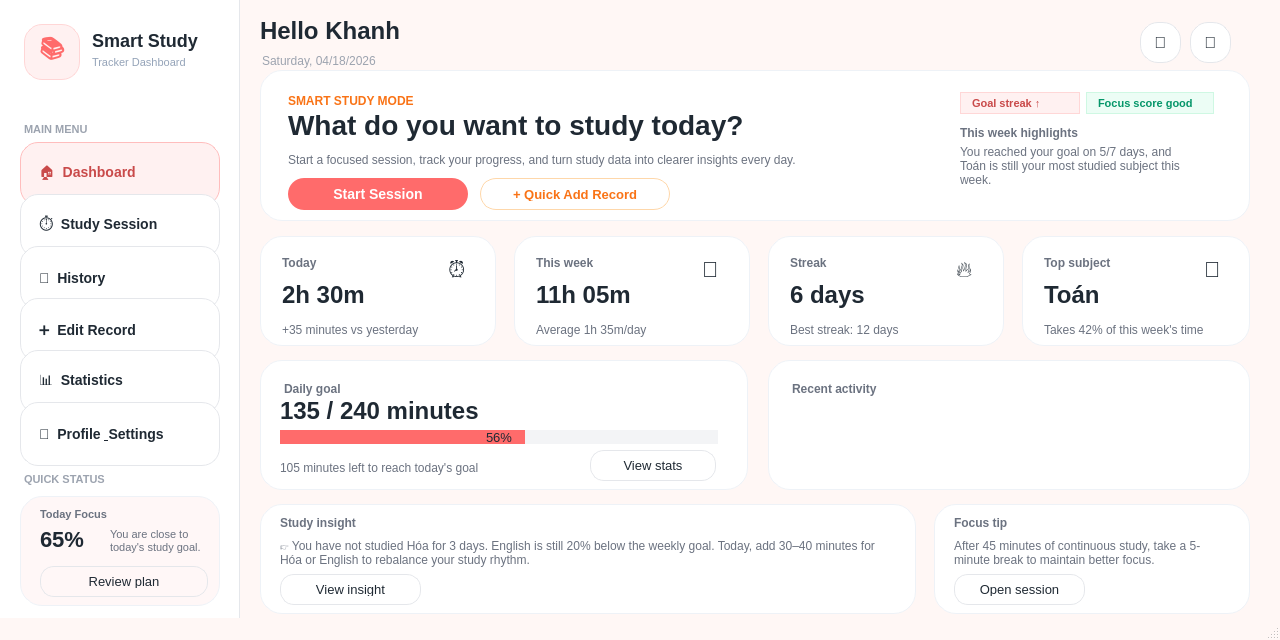
<?xml version="1.0" encoding="UTF-8"?>
<ui version="4.0">
 <class>DashboardWindow</class>
 <widget class="QMainWindow" name="DashboardWindow">
  <property name="geometry">
   <rect>
    <x>0</x>
    <y>0</y>
    <width>1280</width>
    <height>640</height>
   </rect>
  </property>
  <property name="minimumSize">
   <size>
    <width>1280</width>
    <height>640</height>
   </size>
  </property>
  <property name="windowTitle">
   <string>Smart Study Tracker - Dashboard</string>
  </property>
  <property name="styleSheet">
   <string notr="true">
QMainWindow {
    background-color: #FFF7F5;
}

QWidget {
    font-family: &quot;Segoe UI&quot;;
    color: #1F2933;
    font-size: 13px;
}

QFrame#Sidebar {
    background-color: #FFFFFF;
    border-right: 1px solid #E5E7EB;
}

QFrame#TopBar {
    background-color: transparent;
    border: none;
}

QFrame#HeroCard,
QFrame#CardTodayTime,
QFrame#CardWeekTime,
QFrame#CardStreak,
QFrame#CardTopSubject,
QFrame#GoalCard,
QFrame#RecentCard,
QFrame#InsightCard,
QFrame#MiniTipCard,
QFrame#SidebarStatusCard {
    background-color: #FFFFFF;
    border: 1px solid #EEF2F7;
    border-radius: 22px;
}

QFrame#HeroCard:hover,
QFrame#CardTodayTime:hover,
QFrame#CardWeekTime:hover,
QFrame#CardStreak:hover,
QFrame#CardTopSubject:hover,
QFrame#GoalCard:hover,
QFrame#RecentCard:hover,
QFrame#InsightCard:hover,
QFrame#SidebarStatusCard:hover,
QFrame#MiniTipCard:hover {
    border: 1px solid #FFD0D0;
}

QPushButton {
    background-color: #FFFFFF;
    border: 1px solid #E5E7EB;
    border-radius: 14px;
    padding: 8px 12px;
    color: #1F2933;
}

QPushButton:hover {
    background-color: #FFF1F1;
    border: 1px solid #FF6B6B;
}

QPushButton:pressed {
    background-color: #FFE4E4;
}

QPushButton#BtnDashboard {
    background-color: #FFF1F1;
    border: 1px solid #FFBDBD;
    color: #C94A4A;
    font-weight: 700;
}

QPushButton#BtnStartSession {
    background-color: #FF6B6B;
    color: #FFFFFF;
    border: none;
    font-size: 14px;
    font-weight: 700;
    border-radius: 16px;
}

QPushButton#BtnStartSession:hover {
    background-color: #E85A5A;
}

QPushButton#BtnQuickAddRecord {
    background-color: #FFFFFF;
    color: #F97316;
    border: 1px solid #FED7AA;
    font-weight: 700;
    border-radius: 16px;
}

QPushButton#BtnQuickAddRecord:hover {
    background-color: #FFF7ED;
    border: 1px solid #F97316;
}

QPushButton#BtnBell,
QPushButton#BtnAvatar {
    background-color: #FFFFFF;
    border: 1px solid #E5E7EB;
    border-radius: 18px;
    font-size: 16px;
}

QPushButton#BtnBell:hover,
QPushButton#BtnAvatar:hover {
    background-color: #FFF1F1;
}

QPushButton#BtnDashboard,
QPushButton#BtnSession,
QPushButton#BtnHistory,
QPushButton#BtnEditRecord,
QPushButton#BtnStats,
QPushButton#BtnProfile {
    text-align: left;
    padding-left: 18px;
    min-height: 46px;
    font-size: 14px;
    font-weight: 500;
    border-radius: 18px;
}

QLabel#lblSidebarStatusTitle,
QLabel#lblSidebarStatusValue,
QLabel#lblSidebarStatusSub {
    background: transparent;
    border: none;
}

QLabel#lblSidebarAppTitle {
    font-size: 18px;
    font-weight: 800;
}

QLabel#lblSidebarSubTitle {
    color: #94A3B8;
    font-size: 11px;
}

QLabel#lblSectionMenu,
QLabel#lblSectionStatus {
    color: #9CA3AF;
    font-size: 11px;
    font-weight: 700;
}

QLabel#lblGreeting {
    font-size: 24px;
    font-weight: 800;
}

QLabel#lblDateToday {
    color: #9CA3AF;
    font-size: 12px;
}

QLabel#lblHeroEyebrow {
    color: #F97316;
    font-size: 12px;
    font-weight: 700;
}

QLabel#lblHeroTitle {
    font-size: 28px;
    font-weight: 800;
}

QLabel#lblHeroSubtitle,
QLabel#lblTodaySub,
QLabel#lblWeekSub,
QLabel#lblStreakSub,
QLabel#lblTopSubjectSub,
QLabel#lblGoalRemaining,
QLabel#lblInsightBody,
QLabel#lblMiniTipBody {
    color: #6B7280;
    font-size: 12px;
}

QLabel#lblCardTitleToday,
QLabel#lblCardTitleWeek,
QLabel#lblCardTitleStreak,
QLabel#lblCardTitleTopSubject,
QLabel#lblGoalTitle,
QLabel#lblRecentTitle,
QLabel#lblInsightTitle,
QLabel#lblMiniTipTitle {
    color: #6B7280;
    font-size: 12px;
    font-weight: 700;
}

QLabel#lblTodayValue,
QLabel#lblWeekValue,
QLabel#lblStreakValue,
QLabel#lblTopSubjectValue,
QLabel#lblGoalProgressText {
    font-size: 24px;
    font-weight: 800;
}

QProgressBar {
    border: none;
    background-color: #F3F4F6;
    border-radius: 10px;
    text-align: center;
    color: #1F2933;
    height: 12px;
}

QProgressBar::chunk {
    background-color: #FF6B6B;
    border-radius: 10px;
}

QListWidget {
    background-color: transparent;
    border: none;
    outline: 0;
}

QListWidget::item {
    background-color: #FFF7F7;
    border: 1px solid #FDE2E2;
    border-radius: 12px;
    padding: 10px;
    margin-bottom: 8px;
}

QListWidget::item:hover {
    background-color: #FFF1F1;
    border: 1px solid #FFCACA;
}
   </string>
  </property>
  <widget class="QWidget" name="centralwidget">
   <widget class="QFrame" name="Sidebar">
    <property name="geometry">
     <rect>
      <x>0</x>
      <y>0</y>
      <width>240</width>
      <height>640</height>
     </rect>
    </property>
    <widget class="QLabel" name="lblSidebarLogo">
     <property name="geometry">
      <rect>
       <x>24</x>
       <y>24</y>
       <width>56</width>
       <height>56</height>
      </rect>
     </property>
     <property name="styleSheet">
      <string notr="true">background-color:#FFF1F1; border:1px solid #FFD6D6; border-radius:18px; font-size:24px; font-weight:700; color:#FF6B6B;</string>
     </property>
     <property name="text">
      <string>📚</string>
     </property>
     <property name="alignment">
      <set>Qt::AlignCenter</set>
     </property>
    </widget>
    <widget class="QLabel" name="lblSidebarAppTitle">
     <property name="geometry">
      <rect>
       <x>92</x>
       <y>28</y>
       <width>130</width>
       <height>24</height>
      </rect>
     </property>
     <property name="text">
      <string>Smart Study</string>
     </property>
    </widget>
    <widget class="QLabel" name="lblSidebarSubTitle">
     <property name="geometry">
      <rect>
       <x>92</x>
       <y>54</y>
       <width>120</width>
       <height>16</height>
      </rect>
     </property>
     <property name="text">
      <string>Tracker Dashboard</string>
     </property>
    </widget>
    <widget class="QLabel" name="lblSectionMenu">
     <property name="geometry">
      <rect>
       <x>24</x>
       <y>120</y>
       <width>120</width>
       <height>18</height>
      </rect>
     </property>
     <property name="text">
      <string>MAIN MENU</string>
     </property>
    </widget>
    <widget class="QPushButton" name="BtnDashboard">
     <property name="geometry">
      <rect>
       <x>20</x>
       <y>142</y>
       <width>200</width>
       <height>64</height>
      </rect>
     </property>
     <property name="text">
      <string>🏠  Dashboard</string>
     </property>
    </widget>
    <widget class="QPushButton" name="BtnSession">
     <property name="geometry">
      <rect>
       <x>20</x>
       <y>194</y>
       <width>200</width>
       <height>64</height>
      </rect>
     </property>
     <property name="text">
      <string>⏱  Study Session</string>
     </property>
    </widget>
    <widget class="QPushButton" name="BtnHistory">
     <property name="geometry">
      <rect>
       <x>20</x>
       <y>246</y>
       <width>200</width>
       <height>64</height>
      </rect>
     </property>
     <property name="text">
      <string>📜  History</string>
     </property>
    </widget>
    <widget class="QPushButton" name="BtnEditRecord">
     <property name="geometry">
      <rect>
       <x>20</x>
       <y>298</y>
       <width>200</width>
       <height>64</height>
      </rect>
     </property>
     <property name="text">
      <string>➕  Edit Record</string>
     </property>
    </widget>
    <widget class="QPushButton" name="BtnStats">
     <property name="geometry">
      <rect>
       <x>20</x>
       <y>350</y>
       <width>200</width>
       <height>64</height>
      </rect>
     </property>
     <property name="text">
      <string>📊  Statistics</string>
     </property>
    </widget>
    <widget class="QPushButton" name="BtnProfile">
     <property name="geometry">
      <rect>
       <x>20</x>
       <y>402</y>
       <width>200</width>
       <height>64</height>
      </rect>
     </property>
     <property name="text">
      <string>👤  Profile &amp; Settings</string>
     </property>
    </widget>
    <widget class="QLabel" name="lblSectionStatus">
     <property name="geometry">
      <rect>
       <x>24</x>
       <y>470</y>
       <width>120</width>
       <height>18</height>
      </rect>
     </property>
     <property name="text">
      <string>QUICK STATUS</string>
     </property>
    </widget>
    <widget class="QFrame" name="SidebarStatusCard">
     <property name="geometry">
      <rect>
       <x>20</x>
       <y>496</y>
       <width>200</width>
       <height>110</height>
      </rect>
     </property>
     <property name="styleSheet">
      <string notr="true">background-color: #FFF7F7;</string>
     </property>
     <widget class="QLabel" name="lblSidebarStatusTitle">
      <property name="geometry">
       <rect>
        <x>20</x>
        <y>10</y>
        <width>120</width>
        <height>16</height>
       </rect>
      </property>
      <property name="styleSheet">
       <string notr="true">color:#6B7280; font-size:11px; font-weight:700;</string>
      </property>
      <property name="text">
       <string>Today Focus</string>
      </property>
     </widget>
     <widget class="QLabel" name="lblSidebarStatusValue">
      <property name="geometry">
       <rect>
        <x>20</x>
        <y>30</y>
        <width>140</width>
        <height>26</height>
       </rect>
      </property>
      <property name="styleSheet">
       <string notr="true">font-size:22px; font-weight:800; color:#1F2933;</string>
      </property>
      <property name="text">
       <string>65%</string>
      </property>
     </widget>
     <widget class="QLabel" name="lblSidebarStatusSub">
      <property name="geometry">
       <rect>
        <x>90</x>
        <y>30</y>
        <width>101</width>
        <height>30</height>
       </rect>
      </property>
      <property name="styleSheet">
       <string notr="true">color:#6B7280; font-size:11px;</string>
      </property>
      <property name="text">
       <string>You are close to today's study goal.</string>
      </property>
      <property name="wordWrap">
       <bool>true</bool>
      </property>
     </widget>
     <widget class="QPushButton" name="BtnReviewPlan">
      <property name="geometry">
       <rect>
        <x>20</x>
        <y>70</y>
        <width>168</width>
        <height>31</height>
       </rect>
      </property>
      <property name="text">
       <string>Review plan</string>
      </property>
     </widget>
    </widget>
   </widget>
   <widget class="QFrame" name="TopBar">
    <property name="geometry">
     <rect>
      <x>260</x>
      <y>14</y>
      <width>990</width>
      <height>58</height>
     </rect>
    </property>
    <widget class="QLabel" name="lblGreeting">
     <property name="geometry">
      <rect>
       <x>0</x>
       <y>0</y>
       <width>320</width>
       <height>34</height>
      </rect>
     </property>
     <property name="text">
      <string>Hello Khanh</string>
     </property>
    </widget>
    <widget class="QLabel" name="lblDateToday">
     <property name="geometry">
      <rect>
       <x>2</x>
       <y>38</y>
       <width>260</width>
       <height>18</height>
      </rect>
     </property>
     <property name="text">
      <string>Saturday, 04/18/2026</string>
     </property>
    </widget>
    <widget class="QPushButton" name="BtnBell">
     <property name="geometry">
      <rect>
       <x>880</x>
       <y>8</y>
       <width>41</width>
       <height>41</height>
      </rect>
     </property>
     <property name="text">
      <string>🔔</string>
     </property>
    </widget>
    <widget class="QPushButton" name="BtnAvatar">
     <property name="geometry">
      <rect>
       <x>930</x>
       <y>8</y>
       <width>41</width>
       <height>41</height>
      </rect>
     </property>
     <property name="text">
      <string>👤</string>
     </property>
    </widget>
   </widget>
   <widget class="QFrame" name="HeroCard">
    <property name="geometry">
     <rect>
      <x>260</x>
      <y>70</y>
      <width>990</width>
      <height>151</height>
     </rect>
    </property>
    <widget class="QLabel" name="lblHeroEyebrow">
     <property name="geometry">
      <rect>
       <x>28</x>
       <y>22</y>
       <width>160</width>
       <height>18</height>
      </rect>
     </property>
     <property name="text">
      <string>SMART STUDY MODE</string>
     </property>
    </widget>
    <widget class="QLabel" name="lblHeroTitle">
     <property name="geometry">
      <rect>
       <x>28</x>
       <y>38</y>
       <width>480</width>
       <height>34</height>
      </rect>
     </property>
     <property name="text">
      <string>What do you want to study today?</string>
     </property>
    </widget>
    <widget class="QLabel" name="lblHeroSubtitle">
     <property name="geometry">
      <rect>
       <x>28</x>
       <y>74</y>
       <width>540</width>
       <height>32</height>
      </rect>
     </property>
     <property name="text">
      <string>Start a focused session, track your progress, and turn study data into clearer insights every day.</string>
     </property>
     <property name="wordWrap">
      <bool>true</bool>
     </property>
    </widget>
    <widget class="QPushButton" name="BtnStartSession">
     <property name="geometry">
      <rect>
       <x>28</x>
       <y>108</y>
       <width>180</width>
       <height>32</height>
      </rect>
     </property>
     <property name="text">
      <string>Start Session</string>
     </property>
    </widget>
    <widget class="QPushButton" name="BtnQuickAddRecord">
     <property name="geometry">
      <rect>
       <x>220</x>
       <y>108</y>
       <width>190</width>
       <height>32</height>
      </rect>
     </property>
     <property name="text">
      <string>+ Quick Add Record</string>
     </property>
    </widget>
    <widget class="QLabel" name="lblHeroBadge1">
     <property name="geometry">
      <rect>
       <x>700</x>
       <y>22</y>
       <width>120</width>
       <height>22</height>
      </rect>
     </property>
     <property name="styleSheet">
      <string notr="true">background-color:#FFF1F1; color:#C94A4A; border:1px solid #FFD7D7; border-radius:12px; font-size:11px; font-weight:700; padding-left:8px;</string>
     </property>
     <property name="text">
      <string>Goal streak ↑</string>
     </property>
    </widget>
    <widget class="QLabel" name="lblHeroBadge2">
     <property name="geometry">
      <rect>
       <x>826</x>
       <y>22</y>
       <width>128</width>
       <height>22</height>
      </rect>
     </property>
     <property name="styleSheet">
      <string notr="true">background-color:#ECFDF5; color:#059669; border:1px solid #CFF8E3; border-radius:12px; font-size:11px; font-weight:700; padding-left:8px;</string>
     </property>
     <property name="text">
      <string>Focus score good</string>
     </property>
    </widget>
    <widget class="QLabel" name="lblHeroSideTitle">
     <property name="geometry">
      <rect>
       <x>700</x>
       <y>54</y>
       <width>160</width>
       <height>18</height>
      </rect>
     </property>
     <property name="styleSheet">
      <string notr="true">font-size:12px; color:#6B7280; font-weight:700;</string>
     </property>
     <property name="text">
      <string>This week highlights</string>
     </property>
    </widget>
    <widget class="QLabel" name="lblHeroSideBody">
     <property name="geometry">
      <rect>
       <x>700</x>
       <y>76</y>
       <width>240</width>
       <height>40</height>
      </rect>
     </property>
     <property name="styleSheet">
      <string notr="true">font-size:12px; color:#6B7280;</string>
     </property>
     <property name="text">
      <string>You reached your goal on 5/7 days, and Toán is still your most studied subject this week.</string>
     </property>
     <property name="wordWrap">
      <bool>true</bool>
     </property>
    </widget>
   </widget>
   <widget class="QFrame" name="CardTodayTime">
    <property name="geometry">
     <rect>
      <x>260</x>
      <y>236</y>
      <width>236</width>
      <height>110</height>
     </rect>
    </property>
    <widget class="QLabel" name="lblCardTitleToday">
     <property name="geometry">
      <rect>
       <x>22</x>
       <y>18</y>
       <width>100</width>
       <height>18</height>
      </rect>
     </property>
     <property name="text">
      <string>Today</string>
     </property>
    </widget>
    <widget class="QLabel" name="lblTodayValue">
     <property name="geometry">
      <rect>
       <x>22</x>
       <y>42</y>
       <width>120</width>
       <height>34</height>
      </rect>
     </property>
     <property name="text">
      <string>2h 30m</string>
     </property>
    </widget>
    <widget class="QLabel" name="lblTodaySub">
     <property name="geometry">
      <rect>
       <x>22</x>
       <y>84</y>
       <width>180</width>
       <height>20</height>
      </rect>
     </property>
     <property name="text">
      <string>+35 minutes vs yesterday</string>
     </property>
    </widget>
    <widget class="QLabel" name="lblTodayIcon">
     <property name="geometry">
      <rect>
       <x>188</x>
       <y>18</y>
       <width>30</width>
       <height>30</height>
      </rect>
     </property>
     <property name="styleSheet">
      <string notr="true">font-size:22px;</string>
     </property>
     <property name="text">
      <string>⏰</string>
     </property>
    </widget>
   </widget>
   <widget class="QFrame" name="CardWeekTime">
    <property name="geometry">
     <rect>
      <x>514</x>
      <y>236</y>
      <width>236</width>
      <height>110</height>
     </rect>
    </property>
    <widget class="QLabel" name="lblCardTitleWeek">
     <property name="geometry">
      <rect>
       <x>22</x>
       <y>18</y>
       <width>100</width>
       <height>18</height>
      </rect>
     </property>
     <property name="text">
      <string>This week</string>
     </property>
    </widget>
    <widget class="QLabel" name="lblWeekValue">
     <property name="geometry">
      <rect>
       <x>22</x>
       <y>42</y>
       <width>120</width>
       <height>34</height>
      </rect>
     </property>
     <property name="text">
      <string>11h 05m</string>
     </property>
    </widget>
    <widget class="QLabel" name="lblWeekSub">
     <property name="geometry">
      <rect>
       <x>22</x>
       <y>84</y>
       <width>180</width>
       <height>20</height>
      </rect>
     </property>
     <property name="text">
      <string>Average 1h 35m/day</string>
     </property>
    </widget>
    <widget class="QLabel" name="lblWeekIcon">
     <property name="geometry">
      <rect>
       <x>188</x>
       <y>18</y>
       <width>30</width>
       <height>30</height>
      </rect>
     </property>
     <property name="styleSheet">
      <string notr="true">font-size:22px;</string>
     </property>
     <property name="text">
      <string>📅</string>
     </property>
    </widget>
   </widget>
   <widget class="QFrame" name="CardStreak">
    <property name="geometry">
     <rect>
      <x>768</x>
      <y>236</y>
      <width>236</width>
      <height>110</height>
     </rect>
    </property>
    <widget class="QLabel" name="lblCardTitleStreak">
     <property name="geometry">
      <rect>
       <x>22</x>
       <y>18</y>
       <width>100</width>
       <height>18</height>
      </rect>
     </property>
     <property name="text">
      <string>Streak</string>
     </property>
    </widget>
    <widget class="QLabel" name="lblStreakValue">
     <property name="geometry">
      <rect>
       <x>22</x>
       <y>42</y>
       <width>120</width>
       <height>34</height>
      </rect>
     </property>
     <property name="text">
      <string>6 days</string>
     </property>
    </widget>
    <widget class="QLabel" name="lblStreakSub">
     <property name="geometry">
      <rect>
       <x>22</x>
       <y>84</y>
       <width>180</width>
       <height>20</height>
      </rect>
     </property>
     <property name="text">
      <string>Best streak: 12 days</string>
     </property>
    </widget>
    <widget class="QLabel" name="lblStreakIcon">
     <property name="geometry">
      <rect>
       <x>188</x>
       <y>18</y>
       <width>30</width>
       <height>30</height>
      </rect>
     </property>
     <property name="styleSheet">
      <string notr="true">font-size:22px;</string>
     </property>
     <property name="text">
      <string>🔥</string>
     </property>
    </widget>
   </widget>
   <widget class="QFrame" name="CardTopSubject">
    <property name="geometry">
     <rect>
      <x>1022</x>
      <y>236</y>
      <width>228</width>
      <height>110</height>
     </rect>
    </property>
    <widget class="QLabel" name="lblCardTitleTopSubject">
     <property name="geometry">
      <rect>
       <x>22</x>
       <y>18</y>
       <width>120</width>
       <height>18</height>
      </rect>
     </property>
     <property name="text">
      <string>Top subject</string>
     </property>
    </widget>
    <widget class="QLabel" name="lblTopSubjectValue">
     <property name="geometry">
      <rect>
       <x>22</x>
       <y>42</y>
       <width>140</width>
       <height>34</height>
      </rect>
     </property>
     <property name="text">
      <string>Toán</string>
     </property>
    </widget>
    <widget class="QLabel" name="lblTopSubjectSub">
     <property name="geometry">
      <rect>
       <x>22</x>
       <y>84</y>
       <width>180</width>
       <height>20</height>
      </rect>
     </property>
     <property name="text">
      <string>Takes 42% of this week's time</string>
     </property>
    </widget>
    <widget class="QLabel" name="lblTopSubjectIcon">
     <property name="geometry">
      <rect>
       <x>182</x>
       <y>18</y>
       <width>30</width>
       <height>30</height>
      </rect>
     </property>
     <property name="styleSheet">
      <string notr="true">font-size:22px;</string>
     </property>
     <property name="text">
      <string>📘</string>
     </property>
    </widget>
   </widget>
   <widget class="QFrame" name="GoalCard">
    <property name="geometry">
     <rect>
      <x>260</x>
      <y>360</y>
      <width>488</width>
      <height>130</height>
     </rect>
    </property>
    <widget class="QLabel" name="lblGoalTitle">
     <property name="geometry">
      <rect>
       <x>24</x>
       <y>20</y>
       <width>120</width>
       <height>18</height>
      </rect>
     </property>
     <property name="text">
      <string>Daily goal</string>
     </property>
    </widget>
    <widget class="QLabel" name="lblGoalProgressText">
     <property name="geometry">
      <rect>
       <x>20</x>
       <y>30</y>
       <width>201</width>
       <height>41</height>
      </rect>
     </property>
     <property name="text">
      <string>135 / 240 minutes</string>
     </property>
    </widget>
    <widget class="QProgressBar" name="progressDailyGoal">
     <property name="geometry">
      <rect>
       <x>20</x>
       <y>70</y>
       <width>438</width>
       <height>14</height>
      </rect>
     </property>
     <property name="value">
      <number>56</number>
     </property>
    </widget>
    <widget class="QLabel" name="lblGoalRemaining">
     <property name="geometry">
      <rect>
       <x>20</x>
       <y>100</y>
       <width>260</width>
       <height>16</height>
      </rect>
     </property>
     <property name="text">
      <string>105 minutes left to reach today's goal</string>
     </property>
    </widget>
    <widget class="QPushButton" name="BtnViewStats">
     <property name="geometry">
      <rect>
       <x>330</x>
       <y>90</y>
       <width>126</width>
       <height>31</height>
      </rect>
     </property>
     <property name="text">
      <string>View stats</string>
     </property>
    </widget>
   </widget>
   <widget class="QFrame" name="RecentCard">
    <property name="geometry">
     <rect>
      <x>768</x>
      <y>360</y>
      <width>482</width>
      <height>130</height>
     </rect>
    </property>
    <widget class="QLabel" name="lblRecentTitle">
     <property name="geometry">
      <rect>
       <x>24</x>
       <y>20</y>
       <width>140</width>
       <height>18</height>
      </rect>
     </property>
     <property name="text">
      <string>Recent activity</string>
     </property>
    </widget>
    <widget class="QListWidget" name="listRecentRecords">
     <property name="geometry">
      <rect>
       <x>20</x>
       <y>44</y>
       <width>442</width>
       <height>78</height>
      </rect>
     </property>
    </widget>
   </widget>
   <widget class="QFrame" name="InsightCard">
    <property name="geometry">
     <rect>
      <x>260</x>
      <y>504</y>
      <width>656</width>
      <height>110</height>
     </rect>
    </property>
    <widget class="QLabel" name="lblInsightTitle">
     <property name="geometry">
      <rect>
       <x>20</x>
       <y>10</y>
       <width>160</width>
       <height>18</height>
      </rect>
     </property>
     <property name="text">
      <string>Study insight</string>
     </property>
    </widget>
    <widget class="QLabel" name="lblInsightBody">
     <property name="geometry">
      <rect>
       <x>20</x>
       <y>30</y>
       <width>600</width>
       <height>38</height>
      </rect>
     </property>
     <property name="text">
      <string>👉 You have not studied Hóa for 3 days. English is still 20% below the weekly goal. Today, add 30–40 minutes for Hóa or English to rebalance your study rhythm.</string>
     </property>
     <property name="wordWrap">
      <bool>true</bool>
     </property>
    </widget>
    <widget class="QPushButton" name="BtnApplySuggestion">
     <property name="geometry">
      <rect>
       <x>20</x>
       <y>70</y>
       <width>141</width>
       <height>31</height>
      </rect>
     </property>
     <property name="text">
      <string>View insight</string>
     </property>
    </widget>
   </widget>
   <widget class="QFrame" name="MiniTipCard">
    <property name="geometry">
     <rect>
      <x>934</x>
      <y>504</y>
      <width>316</width>
      <height>110</height>
     </rect>
    </property>
    <widget class="QLabel" name="lblMiniTipTitle">
     <property name="geometry">
      <rect>
       <x>20</x>
       <y>10</y>
       <width>160</width>
       <height>18</height>
      </rect>
     </property>
     <property name="text">
      <string>Focus tip</string>
     </property>
    </widget>
    <widget class="QLabel" name="lblMiniTipBody">
     <property name="geometry">
      <rect>
       <x>20</x>
       <y>30</y>
       <width>260</width>
       <height>38</height>
      </rect>
     </property>
     <property name="text">
      <string>After 45 minutes of continuous study, take a 5-minute break to maintain better focus.</string>
     </property>
     <property name="wordWrap">
      <bool>true</bool>
     </property>
    </widget>
    <widget class="QPushButton" name="BtnOpenSessionTip">
     <property name="geometry">
      <rect>
       <x>20</x>
       <y>70</y>
       <width>131</width>
       <height>31</height>
      </rect>
     </property>
     <property name="text">
      <string>Open session</string>
     </property>
    </widget>
   </widget>
  </widget>
  <widget class="QStatusBar" name="statusbar"/>
 </widget>
 <resources/>
 <connections/>
</ui>
